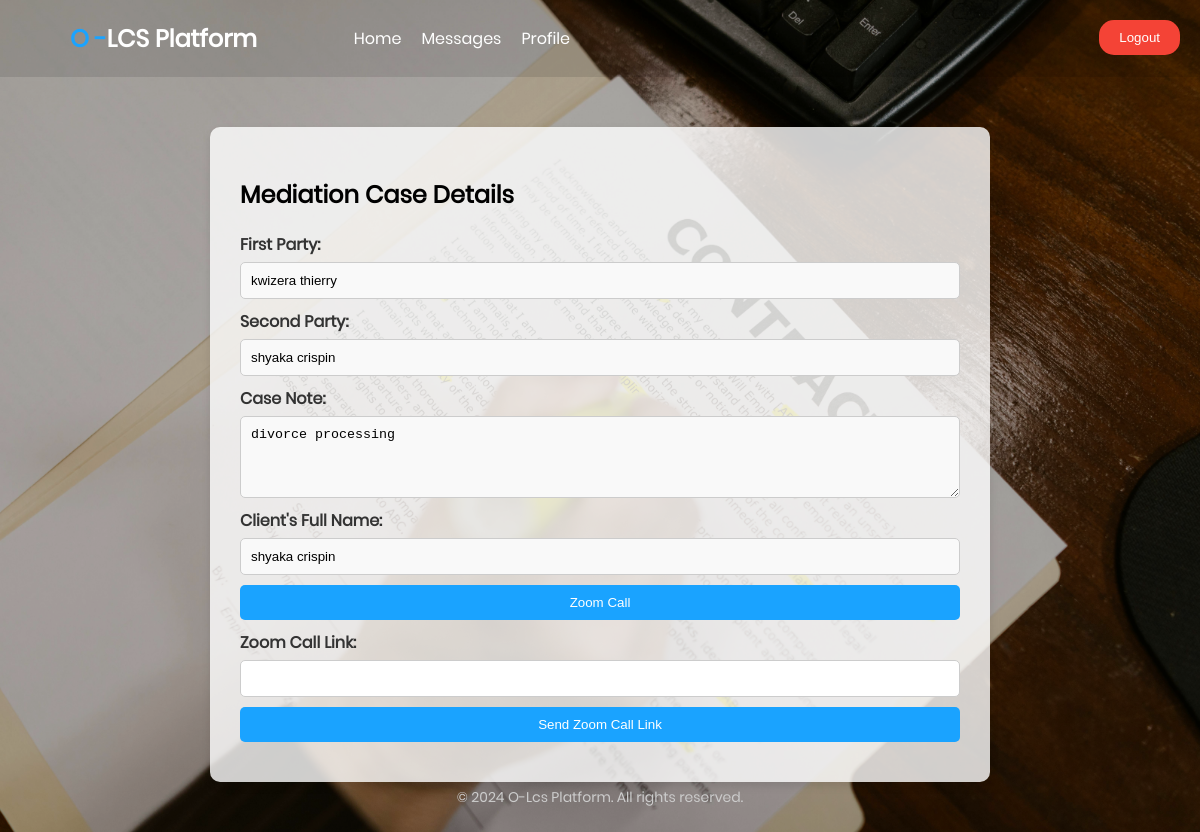
The app's page /loggedIN/advisor/next_page.php?med_id=7 (signed in) with its own data.
### tables this page shows
CREATE TABLE `mediation_cases` (
  `med_id` int(11) NOT NULL,
  `client_id` int(11) NOT NULL,
  `lawyer_id` int(11) NOT NULL,
  `first_party` varchar(80) NOT NULL,
  `second_party` varchar(80) NOT NULL,
  `department` varchar(40) NOT NULL,
  `case_note` varchar(400) NOT NULL
);

### loggedIN/advisor/next_page.php (the view, shortened to what this page needs)
<?php
include '../../db_conn.php';
$first_party = $second_party = $case_note = $client_fullname = '';
if(isset($_GET['med_id'])) {
    $med_id = $_GET['med_id'];
    $stmt = $conn->prepare("SELECT first_party, second_party, case_note, client_id FROM mediation_cases WHERE med_id = ?");
    $stmt->bind_param("i", $med_id);
    $stmt->execute();
    $stmt->bind_result($first_party, $second_party, $case_note, $client_id);
    $stmt = $conn->prepare("SELECT CONCAT(first_name, ' ', last_name) AS full_name FROM clients WHERE client_id = ?");
    $stmt->bind_param("i", $client_id);
    $stmt->execute();
    $stmt->bind_result($client_fullname);
}
?>
<!DOCTYPE html>
<html lang="en">
<head>
</head>
<body>
    <header>
        <nav>
            <div class="logo">
                <h2><span style="color: #1aa3ff;">O -</span>LCS Platform</h2>
            </div>
            <ul class="nav-links">
                <li><a href="index.php" class="nav-link">Home</a></li>
                <li><a href="chat.php" class="nav-link">Messages</a></li>
                <li><a href="profile.php" class="nav-link">Profile</a></li>
            </ul>
        </nav>
    </header>
    <div class="container">
        <h2>Mediation Case Details</h2>
        <form method="post">
            <div class="form-group">
                <label for="first_party">First Party:</label>
                <input type="text" id="first_party" name="first_party" value="<?php echo $first_party; ?>" readonly>
            </div>
            <div class="form-group">
                <label for="second_party">Second Party:</label>
                <input type="text" id="second_party" name="second_party" value="<?php echo $second_party; ?>" readonly>
            </div>
            <div class="form-group">
                <label for="case_note">Case Note:</label>
                <textarea id="case_note" name="case_note" rows="4" readonly><?php echo $case_note; ?></textarea>
            </div>
            <div class="form-group">
                <label for="client_fullname">Client's Full Name:</label>
                <input type="text" id="client_fullname" name="client_fullname" value="<?php echo $client_fullname; ?>" readonly>
            </div>
            <div class="form-group">
                <button type="button" class="zoom-btn" onclick="window.location.href='https://zoom.us/'">Zoom Call</button>
            </div>
            <div class="form-group">
                <label for="zoom_link">Zoom Call Link:</label>
                <input type="text" id="zoom_link" name="zoom_link">
            </div>
            <div class="form-group">
                <button type="submit" class="zoom-btn">Send Zoom Call Link</button>
            </div>
        </form>
    </div>
    <button class="logout-btn" onclick="logout()">Logout</button>
    <footer>
        <p class="footer-copyright">&copy; 2024 O-Lcs Platform. All rights reserved.</p>
    </footer>
</body>
</html>

### loggedIN/advisor/next_page.php (style rules this page uses)
body { margin: 0; padding: 0; font-family: "Poppins-Regular"; position: relative; background-image: url('../../img/2.jpg'); background-size: cover; }
body::after { content: ''; opacity: 0.5; position: fixed; top: 0; left: 0; bottom: 0; right: 0; z-index: -1; background-color: rgba(0, 0, 0, 0.5); }
header { background-color: rgba(0, 0, 0, 0.1); padding: 10px 0; }
nav { display: flex; justify-content: space-between; align-items: center; padding: 0 50px; }
.logo h2 { color: #fff; margin: 0; }
.logo { margin-left: 20px; }
.nav-links { list-style: none; display: flex; margin-right: 560px; }
.nav-links li { margin-right: 20px; }
.nav-links li a { color: #fff; text-decoration: none; transition: color 0.3s ease; }
.container { width: 60%; margin: 50px auto; background-color: rgba(255, 255, 255, 0.8); padding: 30px; border-radius: 10px; box-shadow: 0 4px 8px rgba(0, 0, 0, 0.1); }
.form-group { margin-bottom: 10px; display: flex; flex-direction: column; }
.form-group label { color: #333; margin-bottom: 5px; font-weight: bold; }
.form-group input[type="text"], .form-group textarea { padding: 10px; border: 1px solid #ccc; border-radius: 5px; transition: all 0.3s ease; }
.form-group input[type="text"][readonly], .form-group textarea[readonly] { background-color: #f9f9f9; }
.form-group textarea { resize: vertical; }
.zoom-btn { width: 100%; padding: 10px; background-color: #1aa3ff; color: #fff; border: none; border-radius: 5px; cursor: pointer; transition: background-color 0.3s ease; }
.logout-btn { position: absolute; top: 20px; right: 20px; background-color: #f44336; color: white; border: none; padding: 10px 20px; cursor: pointer; border-radius: 15px; transition: background-color 0.3s ease; }
footer { color: #fff; text-align: center; position: fixed; bottom: 0; width: 100%; }
.footer-copyright { margin-top: 50px; color: #ccc; font-size: 14px; position: absolute; bottom: 10px; left: 50%; transform: translateX(-50%); }

### records on screen
mediation_cases: first_party "kwizera thierry", second_party "shyaka crispin", case_note "divorce processing"
